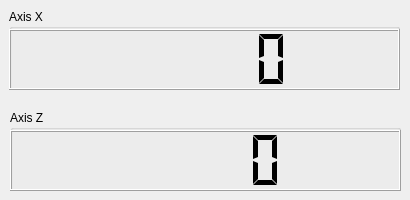
         <widget class="QWidget" name="tab_10">
          <attribute name="title">
           <string>Axis</string>
          </attribute>
          <widget class="QGroupBox" name="groupBox_13">
           <property name="geometry">
            <rect>
             <x>9</x>
             <y>9</y>
             <width>391</width>
             <height>81</height>
            </rect>
           </property>
           <property name="title">
            <string>Axis X</string>
           </property>
           <widget class="QLCDNumber" name="lcdNumber_8">
            <property name="geometry">
             <rect>
              <x>0</x>
              <y>20</y>
              <width>391</width>
              <height>61</height>
             </rect>
            </property>
            <property name="autoFillBackground">
             <bool>false</bool>
            </property>
            <property name="smallDecimalPoint">
             <bool>true</bool>
            </property>
            <property name="segmentStyle">
             <enum>QLCDNumber::Flat</enum>
            </property>
           </widget>
          </widget>
          <widget class="QGroupBox" name="groupBox_17">
           <property name="geometry">
            <rect>
             <x>10</x>
             <y>110</y>
             <width>391</width>
             <height>81</height>
            </rect>
           </property>
           <property name="title">
            <string>Axis Z</string>
           </property>
           <widget class="QLCDNumber" name="lcdNumber_10">
            <property name="geometry">
             <rect>
              <x>0</x>
              <y>20</y>
              <width>391</width>
              <height>61</height>
             </rect>
            </property>
            <property name="segmentStyle">
             <enum>QLCDNumber::Flat</enum>
            </property>
           </widget>
          </widget>
         </widget>
